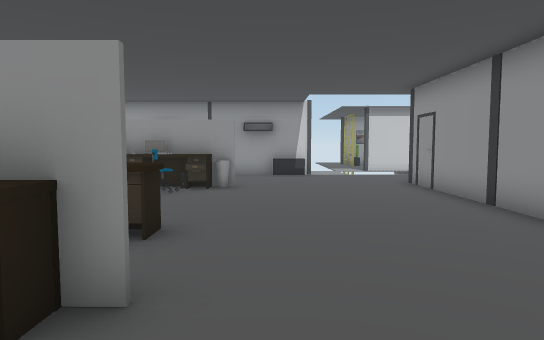
view 1 (above)

16 first-person views from a walk through a Unity game level. The camera is 1.2 m above the floor, tilts 4° down and sees 75° across. The floor is counted in squares, 1 m on a side. Each view is taken from the middle of a square. On the plan, view 1 faces up. The plan holds only what a view shows up to about 14 squares ahead; the rest is blank. The place goes on beyond the plan. The player is left out. Some surface patterns are stand-ins.

view 2
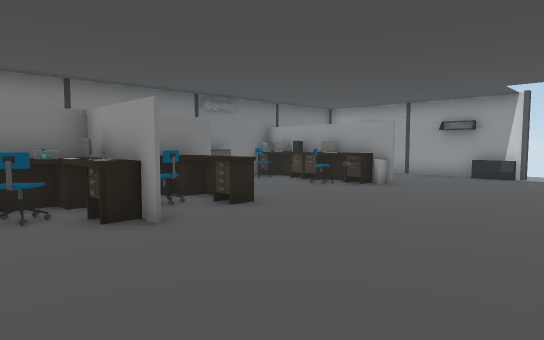

view 3
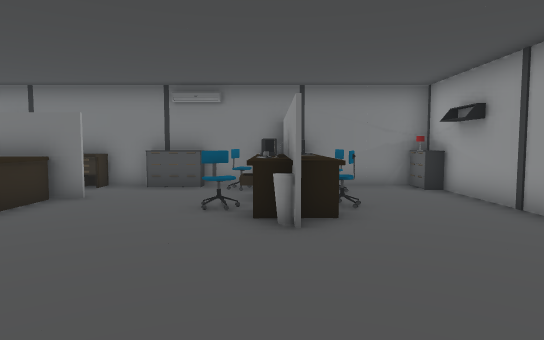

view 4
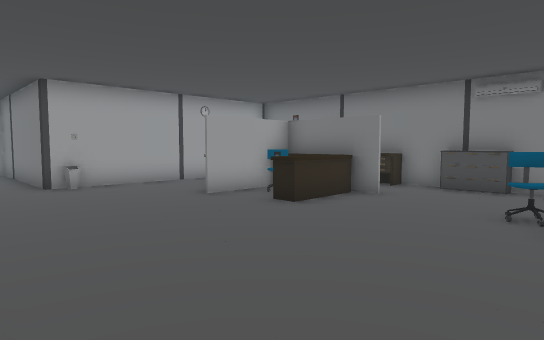

view 5
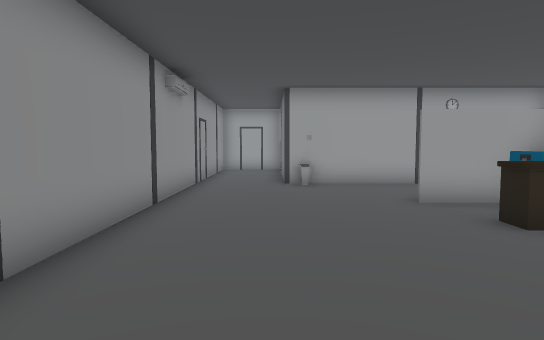

view 6
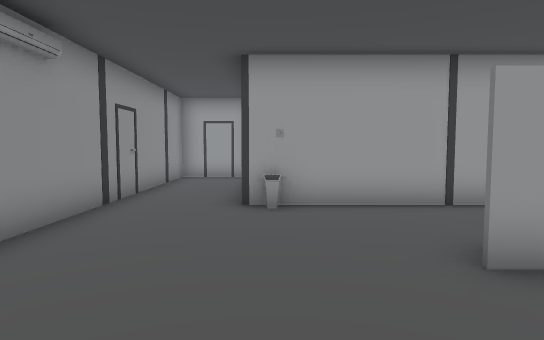

view 7
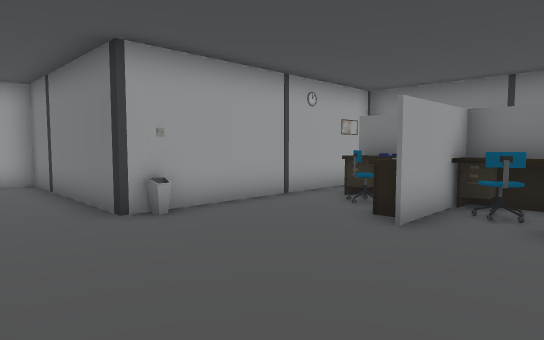

view 8
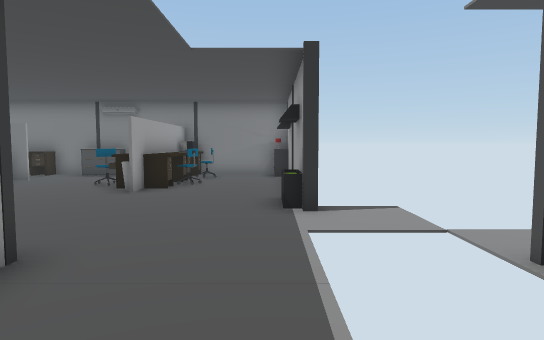

view 9
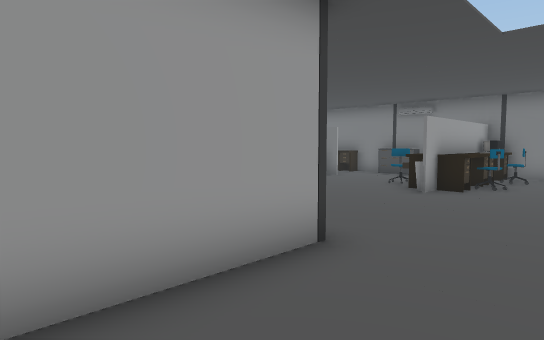

view 10
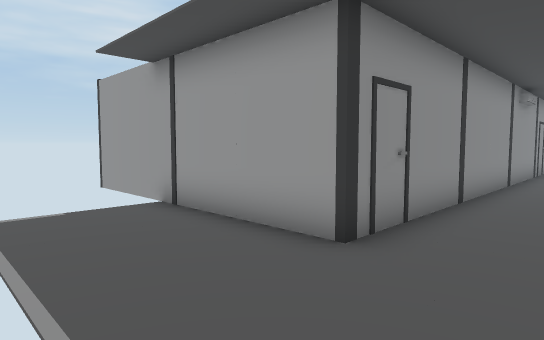

view 11
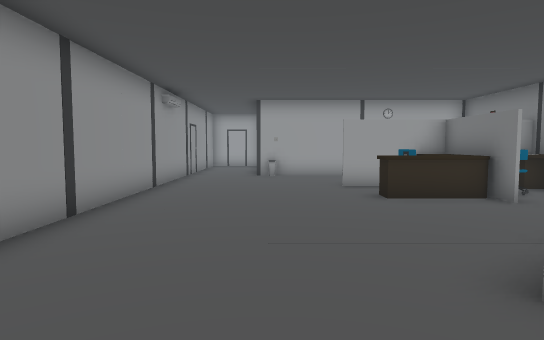

view 12
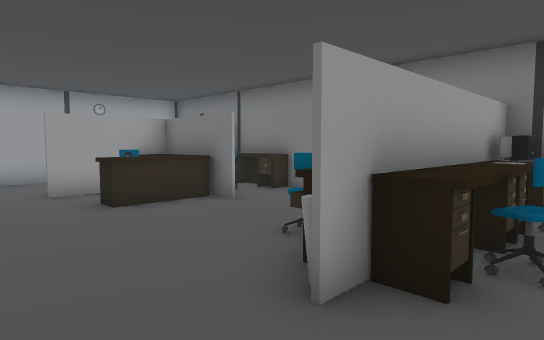

view 13
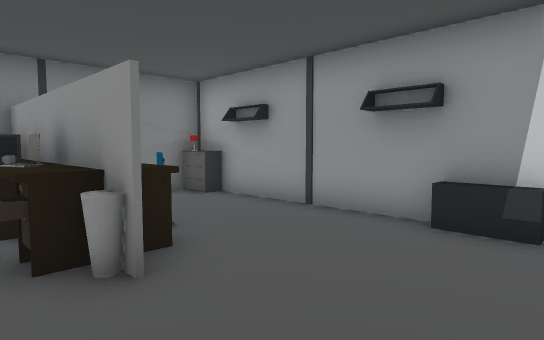

view 14
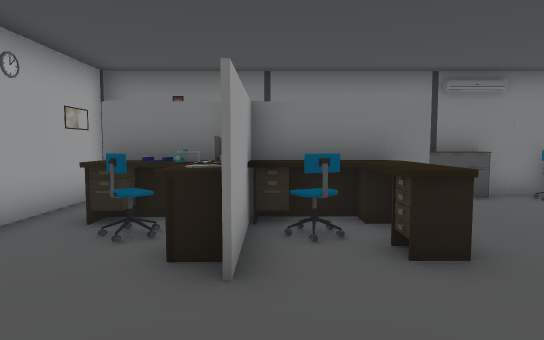

view 15
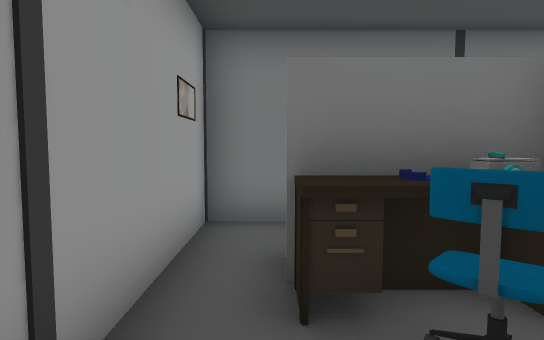

view 16
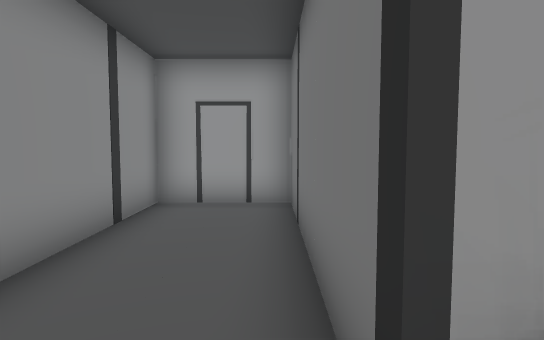

### Floor plan
Key: @ floor where view 1 was taken; # wall or solid block; . floor; O other object.
Columns run from 7 left of view 1 to 9 right of it. Each row starts with its distance up from view 1.
 15 #########.
 14 #O.....OO.......
 13 #...............
 12 #OO.............
 11 #OOOOO......#####
 10 #OOOOOO.....#
  9 #O.OO.......#
  8 #O..........#
  7 #O..........#
  6 #...........#
  5 #O.#OO......#
  4 #OOOO.......#
  3 #OO#O#......#
  2     OO......#
  1    OO.......#
  0 #  #...@....#
 -1 ########OO..#
 -2        ##...#
 -3         #...#
 -4         #...#
 -5         #...#
 -6         #...#
 -7         #...#
 -8         ###

Positions as (right, up) in squares from view 1, and headings:
1: (0, 0), facing up
2: (4, 0), facing up-left
3: (4, 10), facing left
4: (4, 10), facing down-left
5: (2, 10), facing down
6: (1, 6), facing down
7: (4, 5), facing down-left
8: (8, 14), facing left
9: (8, 14), facing down-left
10: (2, 15), facing down-right
11: (1, 13), facing down
12: (1, 12), facing down-left
13: (2, 9), facing up-left
14: (2, 3), facing left
15: (-1, 0), facing left
16: (2, 0), facing down
